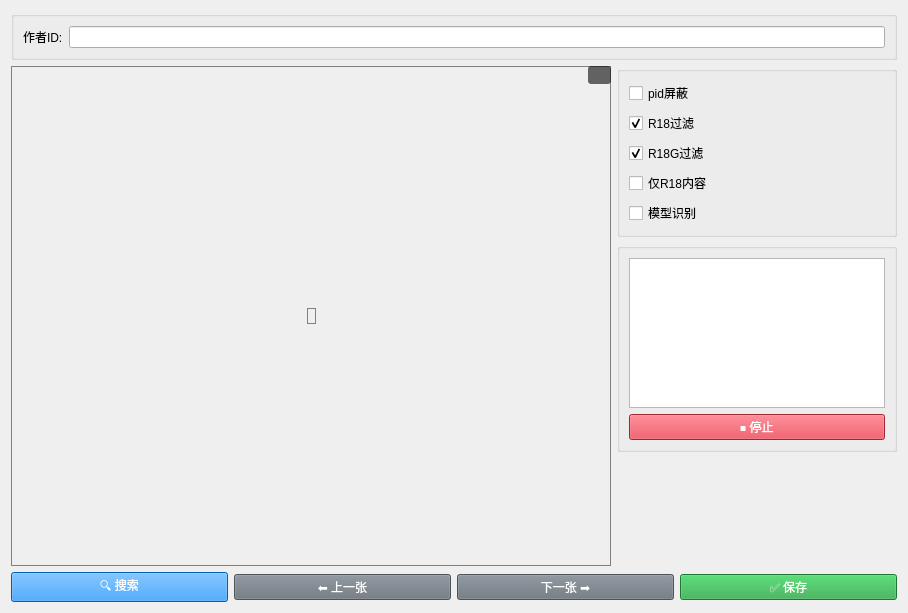
      <widget class="QWidget" name="tab3">
       <layout class="QVBoxLayout" name="tab3_layout">
        <item>
         <widget class="QGroupBox" name="search_group3">
          <property name="title">
           <string/>
          </property>
          <layout class="QGridLayout" name="search_layout3">
           <item row="0" column="0">
            <widget class="QLabel" name="label_author_id">
             <property name="text">
              <string>作者ID:</string>
             </property>
            </widget>
           </item>
           <item row="0" column="1">
            <widget class="QLineEdit" name="author_id_input"/>
           </item>
          </layout>
         </widget>
        </item>
        <item>
         <layout class="QHBoxLayout" name="content_layout3">
          <item>
           <layout class="QVBoxLayout" name="left_layout3">
            <item>
             <widget class="QWidget" name="image_container3" native="true">
              <property name="minimumSize">
               <size>
                <width>600</width>
                <height>500</height>
               </size>
              </property>
              <layout class="QGridLayout" name="container_layout3">
               <property name="leftMargin">
                <number>0</number>
               </property>
               <property name="topMargin">
                <number>0</number>
               </property>
               <property name="rightMargin">
                <number>0</number>
               </property>
               <property name="bottomMargin">
                <number>0</number>
               </property>
               <item row="0" column="0">
                <widget class="QScrollArea" name="scroll_area3">
                 <property name="styleSheet">
                  <string notr="true">border: 1px solid gray;</string>
                 </property>
                 <property name="widgetResizable">
                  <bool>false</bool>
                 </property>
                 <property name="alignment">
                  <set>Qt::AlignCenter</set>
                 </property>
                 <property name="horizontalScrollBarPolicy">
                  <enum>Qt::ScrollBarAlwaysOff</enum>
                 </property>
                 <property name="verticalScrollBarPolicy">
                  <enum>Qt::ScrollBarAlwaysOff</enum>
                 </property>
                 <widget class="QLabel" name="image_label3">
                  <property name="text">
                   <string/>
                  </property>
                  <property name="alignment">
                   <set>Qt::AlignCenter</set>
                  </property>
                 </widget>
                </widget>
               </item>
               <item row="0" column="0" alignment="Qt::AlignRight|Qt::AlignTop">
                <widget class="QLabel" name="filename_label3">
                 <property name="styleSheet">
                  <string notr="true">background-color: rgba(0,0,0,150);
color: white;
padding: 2px 8px;
border-radius: 3px;
font-size: 12px;</string>
                 </property>
                 <property name="text">
                  <string/>
                 </property>
                 <property name="alignment">
                  <set>Qt::AlignRight|Qt::AlignVCenter</set>
                 </property>
                </widget>
               </item>
              </layout>
             </widget>
            </item>
           </layout>
          </item>
          <item>
           <layout class="QVBoxLayout" name="right_layout3">
            <item>
             <widget class="QGroupBox" name="option_group3">
              <property name="title">
               <string/>
              </property>
              <layout class="QVBoxLayout" name="option_layout3">
               <item>
                <widget class="QCheckBox" name="pid_filter_checkbox3">
                 <property name="text">
                  <string>pid屏蔽</string>
                 </property>
                </widget>
               </item>
               <item>
                <widget class="QCheckBox" name="r18_checkbox3">
                 <property name="text">
                  <string>R18过滤</string>
                 </property>
                 <property name="checked">
                  <bool>true</bool>
                 </property>
                </widget>
               </item>
               <item>
                <widget class="QCheckBox" name="r18g_checkbox3">
                 <property name="text">
                  <string>R18G过滤</string>
                 </property>
                 <property name="checked">
                  <bool>true</bool>
                 </property>
                </widget>
               </item>
               <item>
                <widget class="QCheckBox" name="r18_only_checkbox3">
                 <property name="text">
                  <string>仅R18内容</string>
                 </property>
                </widget>
               </item>
               <item>
                <widget class="QCheckBox" name="model_identify_checkbox3">
                 <property name="text">
                  <string>模型识别</string>
                 </property>
                </widget>
               </item>
              </layout>
             </widget>
            </item>
            <item>
             <widget class="QGroupBox" name="info_group3">
              <property name="title">
               <string/>
              </property>
              <layout class="QVBoxLayout" name="info_layout3">
               <item>
                <widget class="QTextEdit" name="info_box3">
                 <property name="maximumSize">
                  <size>
                   <width>16777215</width>
                   <height>150</height>
                  </size>
                 </property>
                 <property name="readOnly">
                  <bool>true</bool>
                 </property>
                </widget>
               </item>
               <item>
                <widget class="QPushButton" name="stop_btn3">
                 <property name="styleSheet">
                  <string notr="true">background-color: #dc3545; color: white;</string>
                 </property>
                 <property name="text">
                  <string>⏹ 停止</string>
                 </property>
                 <property name="visible">
                  <bool>false</bool>
                 </property>
                </widget>
               </item>
              </layout>
             </widget>
            </item>
            <item>
             <spacer name="right_spacer3">
              <property name="orientation">
               <enum>Qt::Vertical</enum>
              </property>
              <property name="sizeHint" stdset="0">
               <size>
                <width>20</width>
                <height>40</height>
               </size>
              </property>
             </spacer>
            </item>
           </layout>
          </item>
         </layout>
        </item>
        <item>
         <layout class="QHBoxLayout" name="button_layout3">
          <item>
           <widget class="QPushButton" name="search_btn3">
            <property name="styleSheet">
             <string notr="true">background-color: #0084ff; color: white;</string>
            </property>
            <property name="text">
             <string>🔍 搜索</string>
            </property>
           </widget>
          </item>
          <item>
           <widget class="QPushButton" name="prev_btn3">
            <property name="styleSheet">
             <string notr="true">background-color: #6c757d; color: white;</string>
            </property>
            <property name="text">
             <string>⬅ 上一张</string>
            </property>
           </widget>
          </item>
          <item>
           <widget class="QPushButton" name="next_btn3">
            <property name="styleSheet">
             <string notr="true">background-color: #6c757d; color: white;</string>
            </property>
            <property name="text">
             <string>下一张 ➡</string>
            </property>
           </widget>
          </item>
          <item>
           <widget class="QPushButton" name="save_btn3">
            <property name="styleSheet">
             <string notr="true">background-color: #28a745; color: white;</string>
            </property>
            <property name="text">
             <string>✅ 保存</string>
            </property>
           </widget>
          </item>
         </layout>
        </item>
       </layout>
      </widget>
